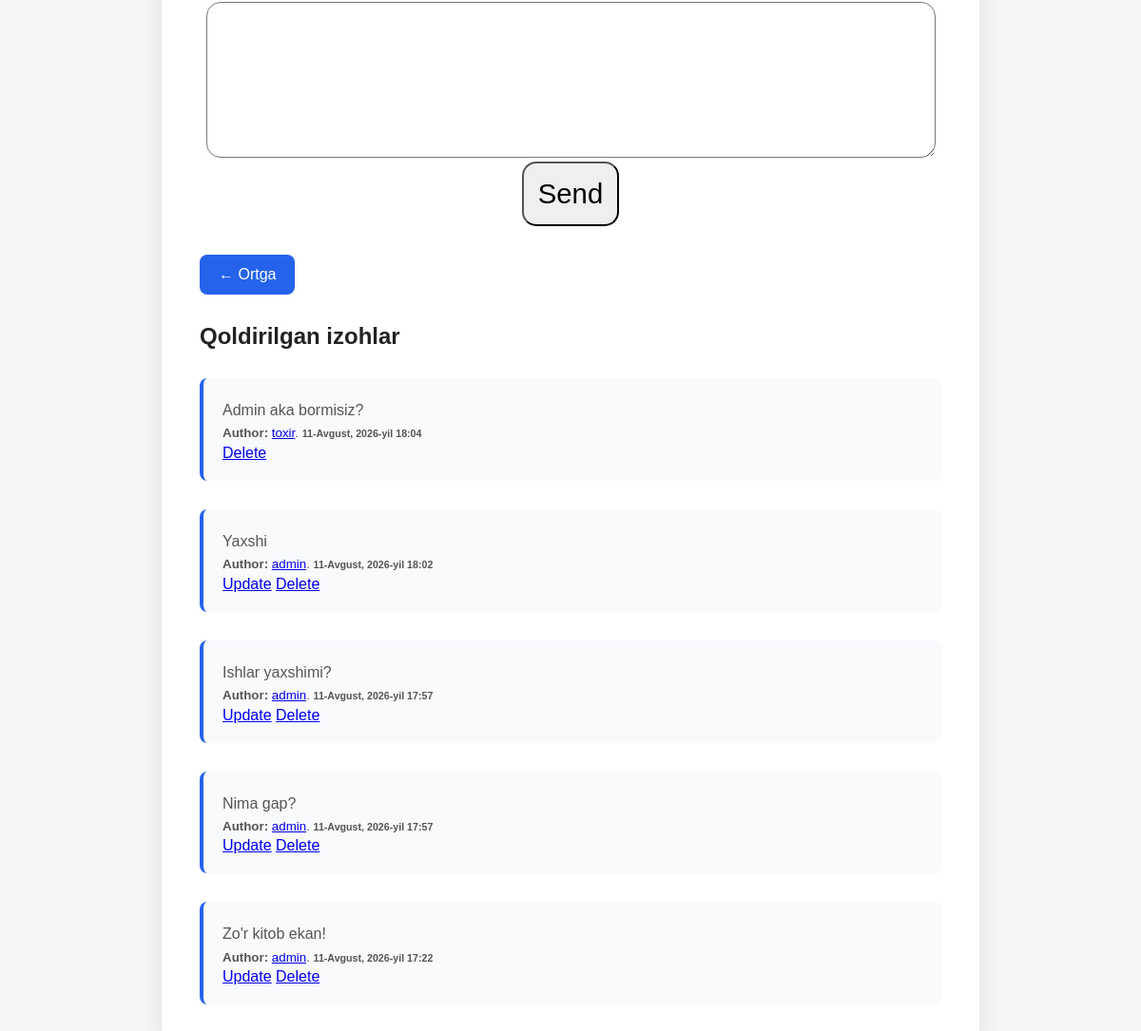
Page /book/1/ (signed in, lower part) on the earlier database version.
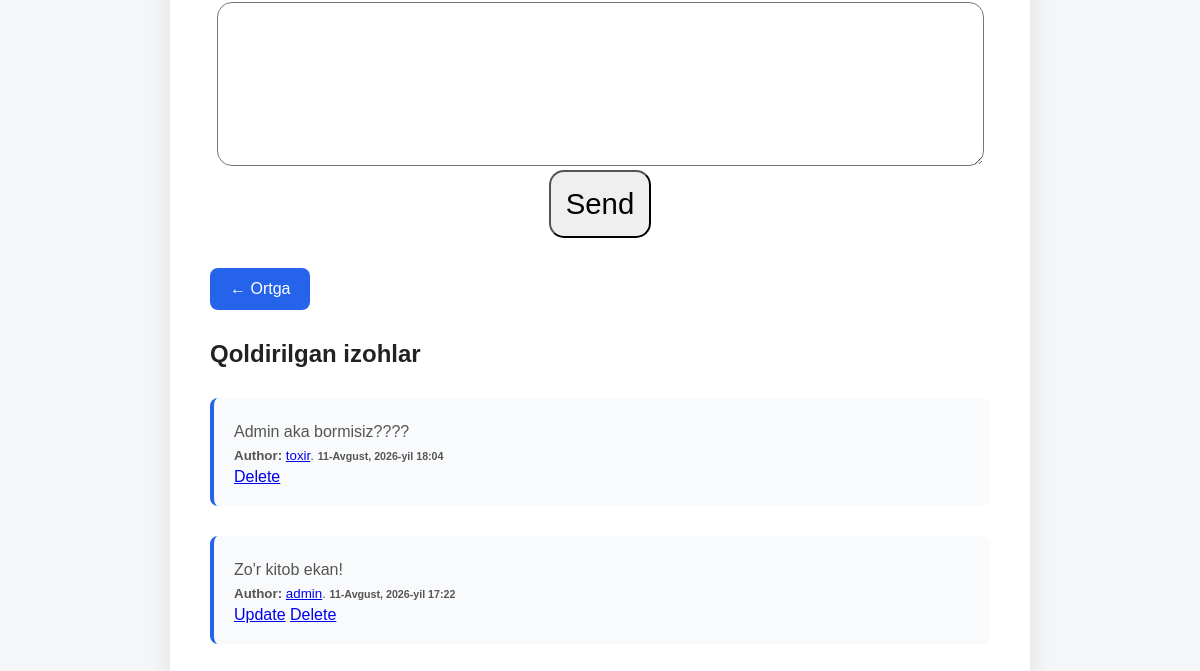
Same page on the later database version.
### main/models.py (models this page shows, shortened)
class Comment(models.Model):
    text = models.CharField(max_length=500)
    created = models.DateTimeField(auto_now_add=True)
    book = models.ForeignKey(Book, on_delete=models.CASCADE)
    user = models.ForeignKey(User, on_delete=models.SET_NULL, null=True)

### main/views.py (the view)
# urls.py: path('book/<int:book_id>/', detail, name='detail'),
def detail(request: HttpRequest, book_id):
    book = get_object_or_404(Book, pk=book_id, published=True)
    comments = Comment.objects.filter(book_id=book_id).order_by('-created')
    context = {"book": book, "comments": comments}
    return render(request, "main/detail.html", context)

### main/templates/main/detail.html (shortened to what this page needs)
{% load static %}
<!DOCTYPE html>
<html lang="uz">
<head>
    <link rel="stylesheet"
          href="{% static 'css/style.css' %}">
</head>
<body>
<div class="detail-container">
    <div class="book-detail">
        {% if request.user.is_authenticated %}
        <div class="book-image">
            <form method="post" action="{% url 'save_comment' book.pk %}">
                <textarea name="text" style="font-size: 22pt; padding: 15px; border-radius: 15px;" rows="4"
                          cols="40" maxlength="1000"></textarea>
                <button type="submit" style="font-size: 22pt; padding: 15px; border-radius: 15px;">Send</button>
            </form>
        </div>
        {% endif %}
        <a href="{% url 'home' %}"
           class="back-button">
            ← Ortga
        </a>
        <h2 style="margin-top: 30px;">Qoldirilgan izohlar</h2>
        {% for comment in comments %}
        <div class="introduction">
            <p>{{ comment.text }}</p>
            <p style="font-size: 10pt;">
                <b>Author: </b><a href="#">{{ comment.user.username }}</a>.
                <span style="font-size: 8pt;"><b>{{ comment.created }}</b></span>
            </p>
            {% if request.user.is_authenticated and request.user == comment.user %}
            <a href="{% url 'update_comment' comment.id %}">Update</a>
            {% endif %}
            {% if request.user.is_authenticated and request.user == comment.user or request.user.is_superuser %}
            <a href="{% url 'delete_comment' comment.id %}">Delete</a>
            {% endif %}
        </div>
        {% endfor %}
    </div>
</div>
</body>
</html>

Differences in the rows shown:
removed Comment: text "Yaxshi", user.username "admin", created "11-Avgust, 2026-yil 18:02", shows "Update", shows "Delete"
removed Comment: text "Ishlar yaxshimi?", user.username "admin", created "11-Avgust, 2026-yil 17:57", shows "Update", shows "Delete"
removed Comment: text "Nima gap?", user.username "admin", created "11-Avgust, 2026-yil 17:57", shows "Update", shows "Delete"
changed Comment "toxir": text "Admin aka bormisiz?" → "Admin aka bormisiz????"
